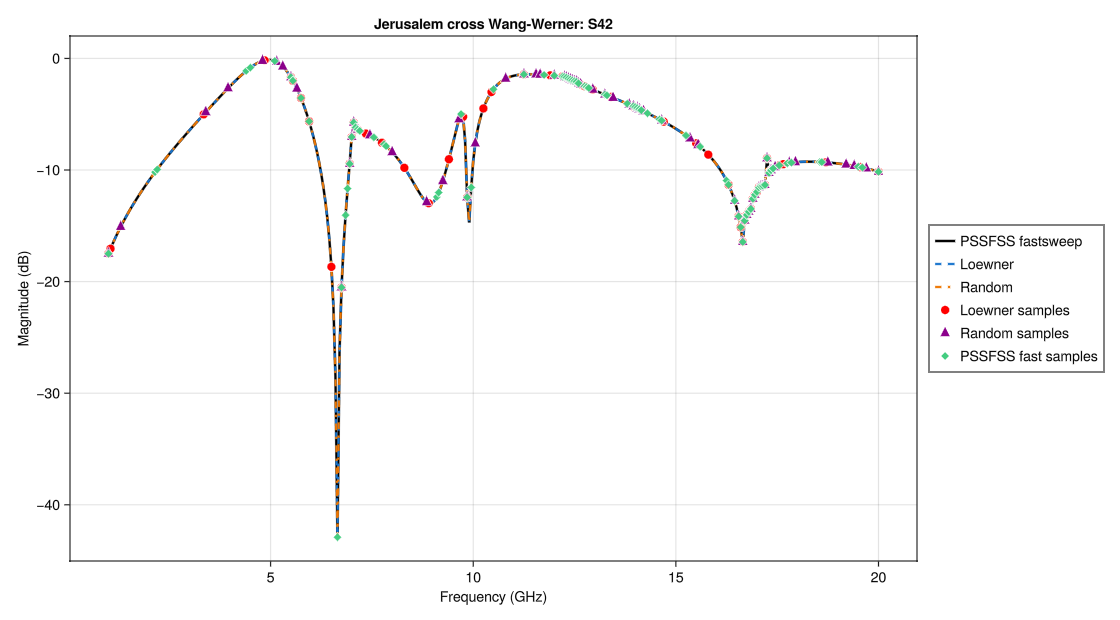

This figure's Julia source:
include(joinpath(@__DIR__, "common.jl"))

function jerusalem_wang_werner_case(; nfreq = 381, ntri = 800)
    P = 2.5
    L1 = 3P / 4
    L2 = P / 8
    w = L2
    A = P / 2
    B = P / 16

    sheet = jerusalemcross(;
        class = 'M',
        w,
        L1,
        L2,
        P,
        A,
        B,
        ntri,
        units = cm,
    )

    strata = [
        Layer()
        sheet
        Layer(epsr = 2.0, tandel = 0.05, width = 0.02cm)
        Layer()
    ]

    freqs = collect(range(1.0, 20.0, length = nfreq))
    steering = (phi = 1, theta = 45)
    return strata, freqs, steering
end

function run(; nfreq = 381, ntri = 800, seed = 1, run_direct = false, options = DEFAULT_SWEEP_OPTIONS)
    strata, freqs, steering = jerusalem_wang_werner_case(; nfreq, ntri)
    return run_sweep_comparison(
        strata,
        freqs,
        steering;
        label = "Jerusalem cross Wang-Werner",
        options,
        seed,
        run_direct,
    )
end


results = run();
plot_comparison(results; i = 4, j = 2, savepath = joinpath(@__DIR__, "jerusalem_wang_werner.png"))
